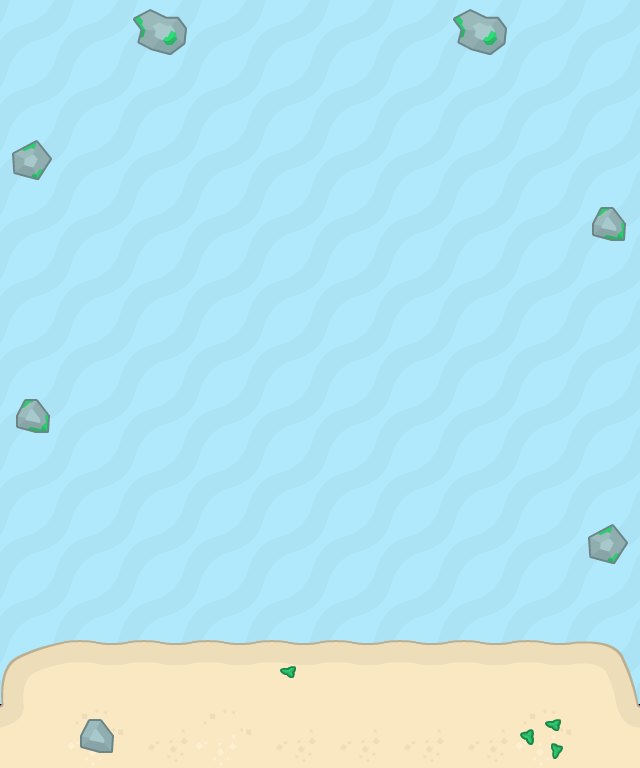

The image is a tile-based game level rendered from a .tmx file. Its description and complete source (layers, tilesets, objects, tile grids) follow:
An orthogonal 10x12 tile map with 64x64 px tiles, 3 tile layers (OceanWater, BeachSand, RockStuff).

<map version="1.10" tiledversion="1.11.2" orientation="orthogonal" renderorder="right-down" width="10" height="12" tilewidth="64" tileheight="64" infinite="0" nextlayerid="4" nextobjectid="1">
 <tileset firstgid="1" name="OceanWorld" tilewidth="64" tileheight="64" tilecount="96" columns="16">
  <image source="tiles_sheet.png" width="1024" height="384" />
 </tileset>
 <layer id="1" name="OceanWater" width="10" height="12">
  <data encoding="csv">
73,73,73,73,73,73,73,73,73,73,
73,73,73,73,73,73,73,73,73,73,
73,73,73,73,73,73,73,73,73,73,
73,73,73,73,73,73,73,73,73,73,
73,73,73,73,73,73,73,73,73,73,
73,73,73,73,73,73,73,73,73,73,
73,73,73,73,73,73,73,73,73,73,
73,73,73,73,73,73,73,73,73,73,
73,73,73,73,73,73,73,73,73,73,
73,73,73,73,73,73,73,73,73,73,
73,73,73,73,73,73,73,73,73,73,
0,0,0,0,0,0,0,0,0,0
</data>
 </layer>
 <layer id="2" name="BeachSand" width="10" height="12">
  <data encoding="csv">
0,0,0,0,0,0,0,0,0,0,
0,0,0,0,0,0,0,0,0,0,
0,0,0,0,0,0,0,0,0,0,
0,0,0,0,0,0,0,0,0,0,
0,0,0,0,0,0,0,0,0,0,
0,0,0,0,0,0,0,0,0,0,
0,0,0,0,0,0,0,0,0,0,
0,0,0,0,0,0,0,0,0,0,
0,0,0,0,0,0,0,0,0,0,
0,0,0,0,0,0,0,0,0,0,
1,2,2,2,2,2,2,2,2,3,
21,68,69,68,69,69,69,69,68,20
</data>
 </layer>
 <layer id="3" name="RockStuff" width="10" height="12">
  <data encoding="csv">
0,0,66,0,0,0,0,66,0,0,
0,0,0,0,0,0,0,0,0,0,
67,0,0,0,0,0,0,0,0,0,
0,0,0,0,0,0,0,0,0,65,
0,0,0,0,0,0,0,0,0,0,
0,0,0,0,0,0,0,0,0,0,
65,0,0,0,0,0,0,0,0,0,
0,0,0,0,0,0,0,0,0,0,
0,0,0,0,0,0,0,0,0,67,
0,0,0,0,0,0,0,0,0,0,
0,0,0,0,87,0,0,0,0,0,
0,49,0,0,0,0,0,0,88,0
</data>
 </layer>
</map>
